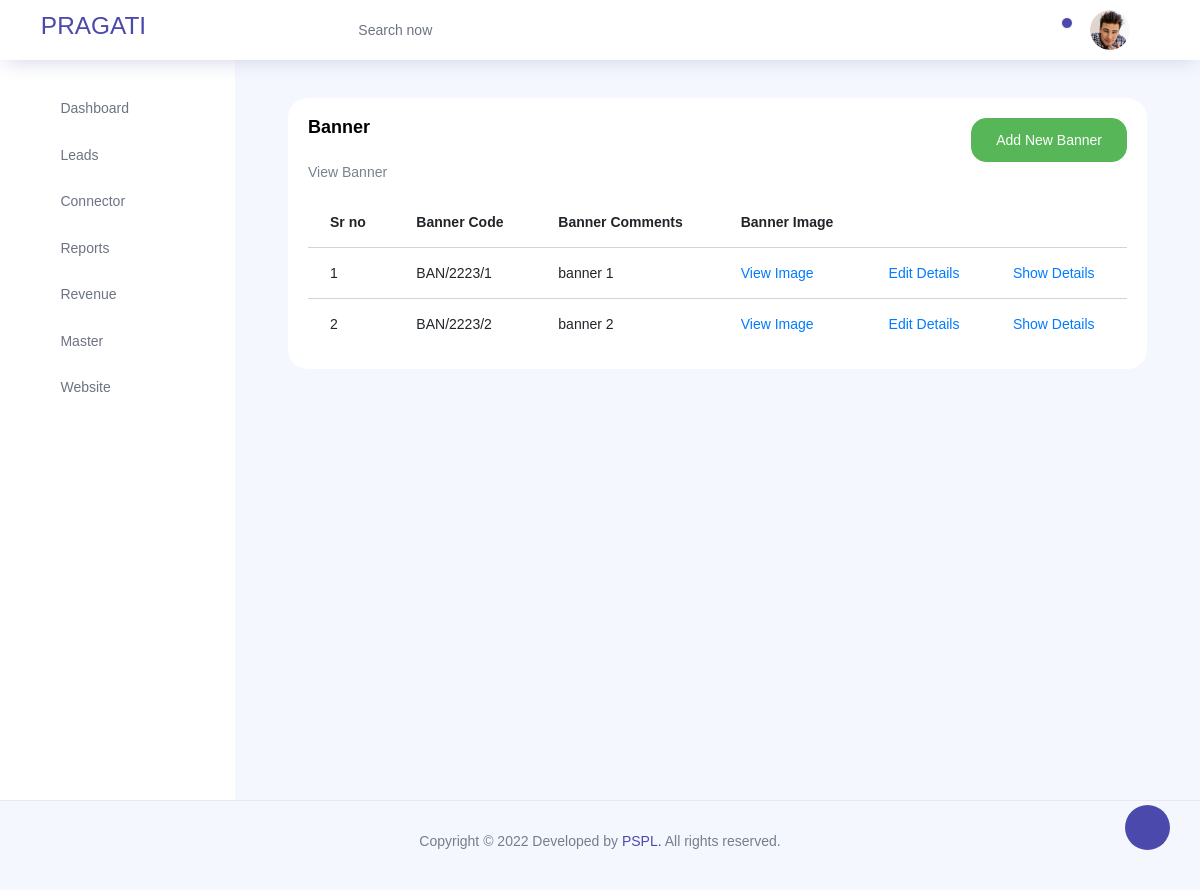
Screenshot of /lead/lead/view_banner with the database file from the repository.
### lead/models.py (models this page shows, shortened)
class Banner(models.Model):
    ban_code=models.CharField(max_length=50,unique=True)
    ban_img=models.FileField(upload_to =banner_path, default='webbanners/default.jpg')
    ban_comments=models.CharField(max_length=50)
    ban_update_date=models.DateField(default=timezone.now)

### lead/views.py (the view)
# urls.py: path('lead/view_banner',views.view_banner,name="view_banner"),
def view_banner(request):
    banner=Banner.objects.all()
    return render(request,'view_banner.html',{'view_banner':banner})

### templates/view_banner.html
{% extends 'base.html' %}
{% load static  %}
{% block content %}
<div class="col-lg-12 grid-margin stretch-card">
    <div class="card">
      <div class="card-body">
        <div class="d-flex justify-content-between">
        <h4 class="card-title">Banner</h4>
        <a href="{% url 'lead:add_banner' %}">
        <button type="submit" class="btn btn-success">Add New Banner</button></a>
    </div>
    <p class="card-description">
        View Banner
       </p>
        <div class="table-responsive">
          <table class="table table-hover">
            <thead>
              <tr>
                <th>Sr no</th>
                <th>Banner Code</th>
                <th>Banner Comments</th>
                <th>Banner Image</th>
                <th></th>
                <th></th>
              </tr>
            </thead>
            <tbody>
              <tr>
                {% for i in view_banner%}
                <td>{{forloop.counter}}</td>
                <td>{{i.ban_code}}</td>
                <td>{{i.ban_comments}}</td>
                <td><a href="/media/{{i.ban_img}}" target="_blank">View Image</a></td>
                <td><a href="{% url 'lead:edit_banner' i.pk  %}">Edit Details</a></td>
                <td><a href="{% url 'lead:show_banner' i.pk  %}">Show Details</a></td>
              </tr>
              {% endfor %}
            </tbody>
          </table>
        </div>
      </div>
    </div>
  </div>
  {% endblock %}

### rows the page displays
Banner: ban_code "BAN/2223/1", ban_comments "banner 1"
Banner: ban_code "BAN/2223/2", ban_comments "banner 2"
